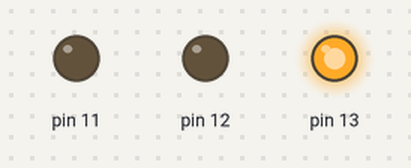
Simulated run of this sketch. Board: Arduino Uno, built with avr-gcc and run on an emulated ATmega328P. On the bench: output pins drawn as LEDs (lit = HIGH).

Above: at 0.5 s.
At 2.5 s:
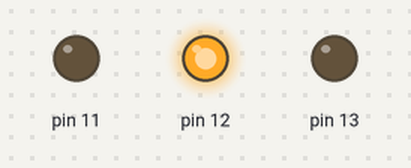
At 4.5 s:
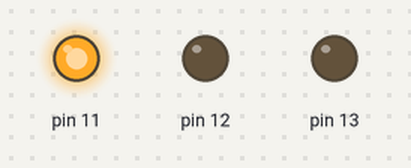
At 5.5 s:
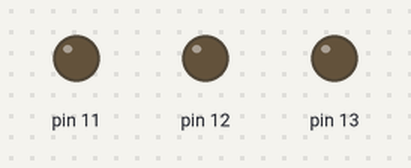
Timing chart, 0 to 7.8 s (numbered marks = the images above):
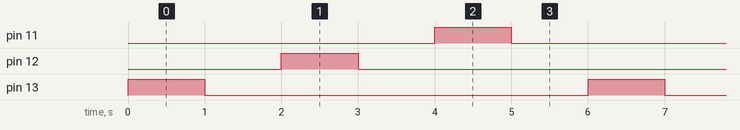

The sketch:

task1.ino
```cpp
int led1=13;
int led2=12;
int led3=11;
void setup() {
  // put your setup code here, to run once:
  pinMode(13,OUTPUT);
  pinMode(12,OUTPUT);
  pinMode(11,OUTPUT);
}

void loop() {
  // put your main code here, to run repeatedly:
  digitalWrite(13,HIGH);
  delay(1000);
  digitalWrite(13,LOW);
  delay(1000);
  digitalWrite(12,HIGH);
  delay(1000);
  digitalWrite(12,LOW);
  delay(1000);
  digitalWrite(11,HIGH);
  delay(1000);
  digitalWrite(11,LOW);
  delay(1000);
}
```

Measured:
- by itself, pin 11–13: alternates HIGH for 1.0 s and LOW for 5.0 s
- by itself, everything shown: repeats every 6.0 s, in 6 steps
